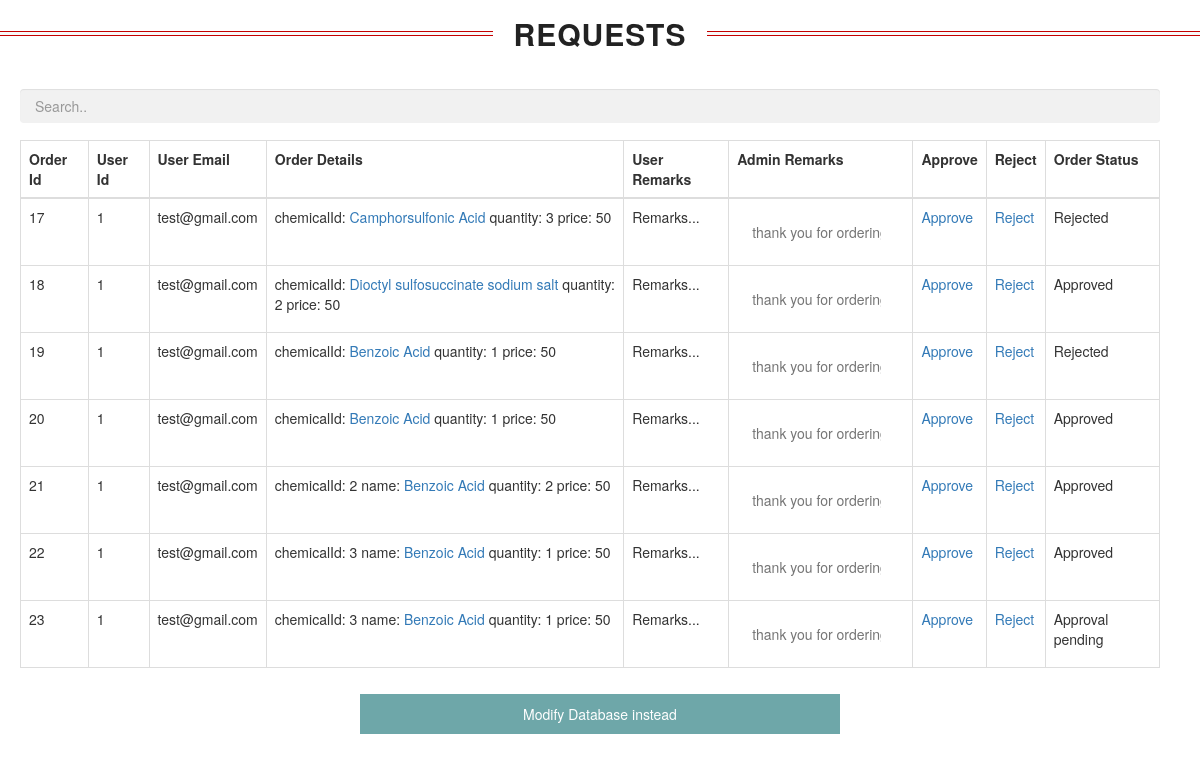
/admin/requests.php, run on the app's committed database.
### tables this page shows
CREATE TABLE `Orders` (
  `OrderId` int(11) NOT NULL,
  `UserId` int(11) NOT NULL,
  `OrderDetails` text NOT NULL,
  `Remarks` text NOT NULL,
  `Status` text DEFAULT NULL,
  `Admin_Remarks` text NOT NULL
);

CREATE TABLE `Users` (
  `id` int(11) NOT NULL,
  `firstname` varchar(30) NOT NULL,
  `lastname` varchar(30) NOT NULL,
  `email` varchar(50) DEFAULT NULL,
  `reg_date` timestamp NOT NULL DEFAULT current_timestamp() ON UPDATE current_timestamp(),
  `contact` varchar(15) NOT NULL,
  `Address` text NOT NULL
);

### admin/requests.php (the view, shortened to what this page needs)
<!DOCTYPE html>
<html lang="en" class="theme-light">
<head>
	<link rel="stylesheet" href="../css/styles.css" type="text/css">
	<link rel="stylesheet" href="https://maxcdn.bootstrapcdn.com/bootstrap/3.4.1/css/bootstrap.min.css">
</head>
<body>
  <div class='heading'>
	<h1>Requests</h1>
</div>
<input class="form-control" id="myInput" type="text" placeholder="Search.." style="margin-left: 20px;"><br>
<table class="table table-bordered table-hover">
	<form action='./requests.php' method='post'>
	<tr>
		<th>Order Id</th>
		<th>User Id</th>
		<th>User Email</th>
		<th>Order Details</th>
        <th>User Remarks</th>
		<th>Admin Remarks</th>
        <th>Approve</th>
        <th>Reject</th>
        <th>Order Status</th>
	</tr>
	<tbody id="myTable">
	<?php
	$conn = OpenCon();
    $sql = "SELECT OrderId, UserId, OrderDetails, Status, Remarks FROM Orders";
	$result = $conn->query($sql);
	if ($result->num_rows > 0)
	{
	  while($row = $result->fetch_assoc())
	  {
		$id = $row['UserId'];
		$sql1 = "SELECT email from Users where id='$id'";
		$result1 = $conn->query($sql1);
	  	$order =  $row['OrderId'];
		echo "<tr>";
	    echo "<td>" . $row['OrderId'] . "</td>";
		echo "<td>" . $row['UserId'] . "</td>";
	    echo "<td>" . $result1->fetch_assoc()['email'] . "</td>";
	    echo "<td>" . $row['OrderDetails'] . "</td>";
		echo "<td>" . $row['Remarks'] . "</td>";
		echo "<td><input type='text' style='margin:0; background-color: white;' placeholder='thank you for ordering'></td>";
		echo "<td><a href='request_manage.php?var=1&order=$order'>Approve</a></td>";
		echo "<td><a href='request_manage.php?var=0&order=$order'>Reject</a></td>";
		echo "<td>" . $row['Status'] . "</td>";
		echo "</tr>";
	  }
	}
	else
	{
	  echo "Database Error";
	}
	?>
	</tbody>
</table>
<form action="http://localhost:8080/db_structure.php?server=1&db=inventory" target="_blank" method='post'>
<div>
	<button type="submit" class="button" name="submit">Modify Database instead</button>
</div>
</form>
</body>
</html>

### css/styles.css (style rules this page uses)
.theme-light { --color-primary: #0060df; --color-secondary: #fbfbfe; --color-accent: #fd6f53; --font-color: #000000; }
body { font-family: Arial, Helvetica, sans-serif; }
.heading h1 { text-align: center; font-size:30px; font-weight:300; color:#222; letter-spacing:1px; text-transform: uppercase; font-weight: bold; display: grid; grid-template-columns: 1fr max-content 1fr; grid-template-rows: 27px 0; grid-gap: 20px; align-items: center; }
.heading h1:after,.heading h1:before { content: " "; display: block; border-bottom: 1px solid #c50000; border-top: 1px solid #c50000; height: 5px; background-color:#f8f8f8; }
input[type=text], input[type=password] { width: 95%; padding: 15px; margin: 12px 0 5px 0px; display: inline-block; border: none; background: #f1f1f1; }
.table { width: 95% !important; padding: 15px; margin: 12px 0 5px 20px; }
.button { background-color: cadetblue; color: white; padding: 10px 0; margin: 0.5% 30%; border: none; cursor: pointer; width: 40%; opacity: 0.9; }
a { color: dodgerblue; }

### data on the page
orders: OrderId "17", UserId "1", UserId.email "test@gmail.com", OrderDetails "chemicalId: Camphorsulfonic Acid quantity: 3 price: 50", Remarks "Remarks...", Status "Rejected"
orders: OrderId "18", UserId "1", UserId.email "test@gmail.com", OrderDetails "chemicalId: Dioctyl sulfosuccinate sodium salt quantity: 2 price: 50", Remarks "Remarks...", Status "Approved"
orders: OrderId "19", UserId "1", UserId.email "test@gmail.com", OrderDetails "chemicalId: Benzoic Acid quantity: 1 price: 50", Remarks "Remarks...", Status "Rejected"
orders: OrderId "20", UserId "1", UserId.email "test@gmail.com", OrderDetails "chemicalId: Benzoic Acid quantity: 1 price: 50", Remarks "Remarks...", Status "Approved"
orders: OrderId "21", UserId "1", UserId.email "test@gmail.com", OrderDetails "chemicalId: 2 name: Benzoic Acid quantity: 2 price: 50", Remarks "Remarks...", Status "Approved"
orders: OrderId "22", UserId "1", UserId.email "test@gmail.com", OrderDetails "chemicalId: 3 name: Benzoic Acid quantity: 1 price: 50", Remarks "Remarks...", Status "Approved"
orders: OrderId "23", UserId "1", UserId.email "test@gmail.com", OrderDetails "chemicalId: 3 name: Benzoic Acid quantity: 1 price: 50", Remarks "Remarks...", Status "Approval pending"
